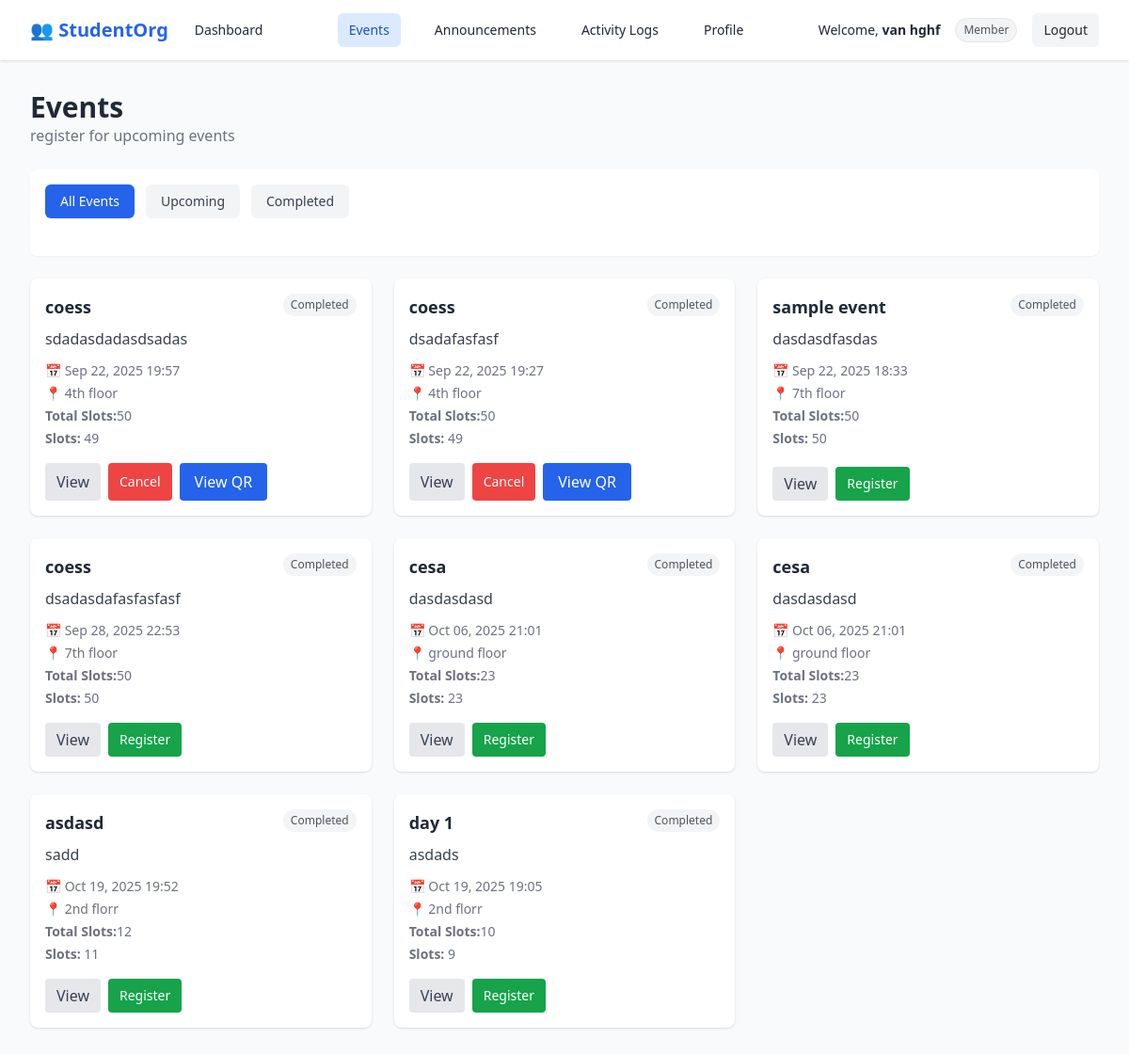
Before: /events/ (signed in) with the older database file.
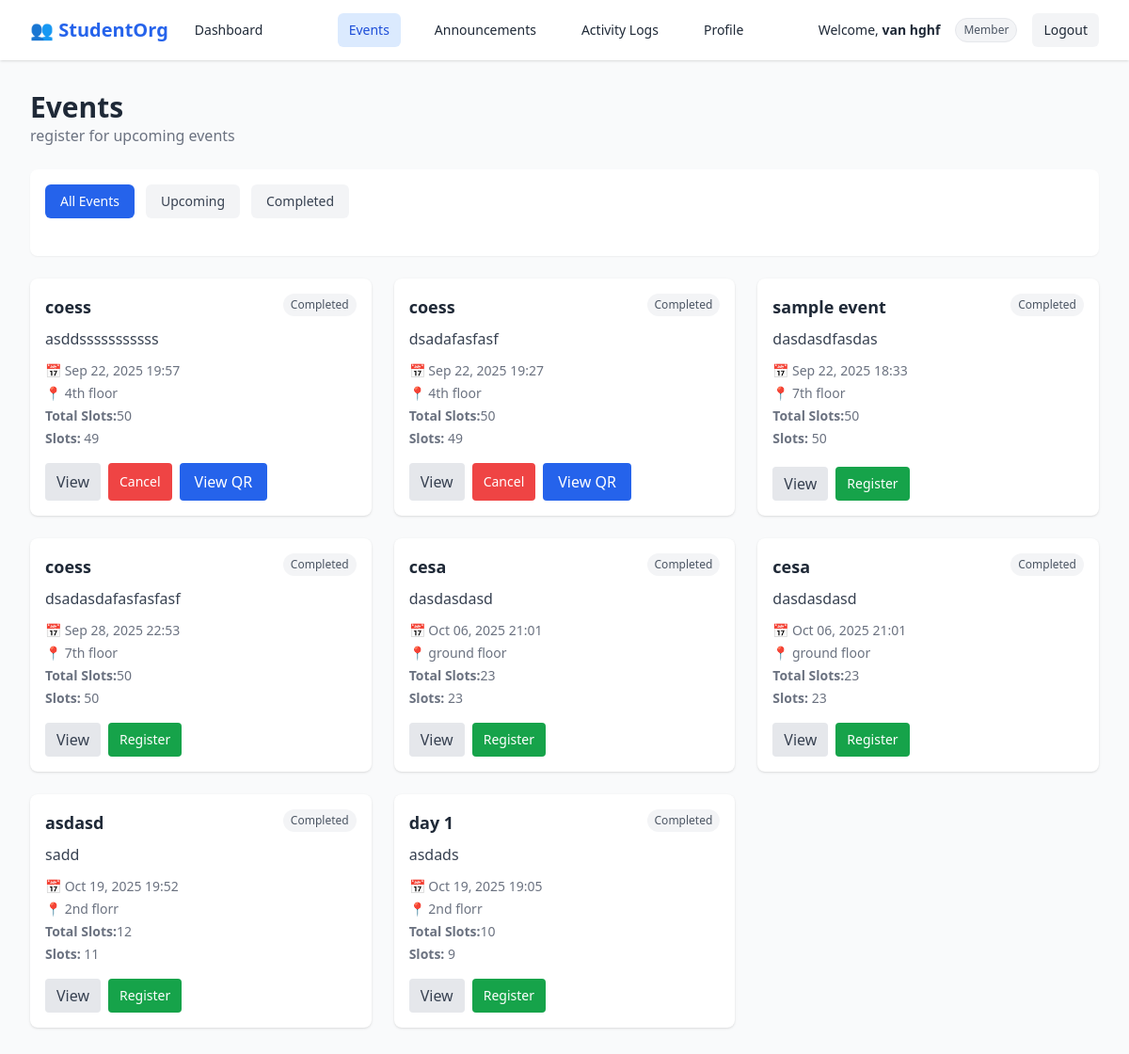
After: the same page with the newer database file.
### accounts/models.py (models this page shows, shortened)
class Event(models.Model):
    title = models.CharField(max_length=200)
    start_datetime = models.DateTimeField(default=timezone.now)
    end_datetime = models.DateTimeField(default=timezone.now)
    location = models.CharField(max_length=255, default="TBA")
    max_slots = models.PositiveIntegerField(default=200)
    description = models.TextField(blank=True, null=True)
    def slots_remaining(self):
        return self.max_slots - self.registrations.count()
    def total_registered(self):
        return self.registrations.count()
    def is_registered_by(self, user):
        return self.registrations.filter(user=user).exists()

### accounts/views.py (the view)
# urls.py: path("events/", views.event_list, name="event_list"),
@login_required
def event_list(request):
    filter_type = request.GET.get('filter', 'all')
    now = timezone.now()
    events = Event.objects.annotate(registered_count=Count('registrations'))
    if filter_type == 'upcoming':
        events = events.filter(start_datetime__gte=now)
    elif filter_type == 'completed':
        events = events.filter(end_datetime__lt=now)
    for e in events:
        e.registered = e.is_registered_by(request.user)
        e.form = EventForm(instance=e)
    return render(request, 'accounts/event_list.html', {
        "events": events,
        "now": now,
        "active_filter": filter_type,
    })

### accounts/templates/accounts/event_list.html (shortened to what this page needs)
{% extends 'accounts/base.html' %}
{% load static %}
{% block content %}
<div class="max-w-7xl mx-auto px-4 sm:px-6 lg:px-8 py-8">
  <h1 class="text-3xl font-bold text-gray-800 flex items-center gap-2">Events</h1>
  <p class="text-gray-500 mb-6">register for upcoming events</p>
  <div class="bg-white rounded-lg shadow-sm p-4 mb-6">
    <div class="flex items-center flex-wrap gap-3">
      <div class="flex gap-3 mb-6">
        <a href="?filter=all"
          class="px-4 py-2 rounded-md text-sm font-medium
          {% if active_filter == 'all' %}
            bg-blue-600 text-white
          {% else %}
          bg-gray-100 text-gray-700 hover:bg-gray-200
          {% endif %}">All Events
        </a>
        <a href="?filter=upcoming"
            class="px-4 py-2 rounded-md text-sm font-medium
            {% if active_filter == 'upcoming' %}
              bg-blue-600 text-white
            {% else %}
            bg-gray-100 text-gray-700 hover:bg-gray-200
            {% endif %}">Upcoming
        </a>
        <a href="?filter=completed"
            class="px-4 py-2 rounded-md text-sm font-medium
            {% if active_filter == 'completed' %}
              bg-blue-600 text-white
            {% else %}
            bg-gray-100 text-gray-700 hover:bg-gray-200
            {% endif %}">Completed
        </a>
    </div>
  </div>
</div>
  <div class="grid grid-cols-1 sm:grid-cols-2 lg:grid-cols-3 gap-6">
    {% for event in events %}
    <div class="bg-white rounded-lg shadow p-4 flex flex-col justify-between">
      <div>
        <div class="flex justify-between items-start mb-2">
          <h3 class="text-lg font-semibold">{{ event.title }}</h3>
          {% if event.start_datetime > now %}
          <span class="text-green-700 bg-green-50 px-2 py-1 rounded-full text-xs">Upcoming</span>
          {% else %}
          <span class="text-gray-600 bg-gray-100 px-2 py-1 rounded-full text-xs">Completed</span>
          {% endif %}
        </div>
        <p class="text-gray-700 line-clamp-3 mb-3">{{ event.description }}</p>
        <div class="text-sm text-gray-500 space-y-1">
          <div>📅 {{ event.start_datetime|date:"M d, Y H:i" }} </div>
          <div>📍 {{ event.location }}</div>
          <div><strong>Total Slots:</strong>{{ event.max_slots }}</div>
          <div><strong>Slots:</strong> {{ event.slots_remaining }}</div>
        </div>
      </div>
      <div class="mt-4 flex flex-wrap gap-2">
        <button onclick="openModal('modalView{{ event.id }}')"
           class="px-3 py-1 bg-gray-200 text-gray-700 rounded hover:bg-gray-300 modal-open">View</button>
        {% if user.member.role in "admin superadmin" %}
        <a href="{% url 'accounts:attendance_report' event.id %}">
          <button class="px-3 py-1 bg-gray-200 text-gray-700 rounded hover:bg-gray-300">Report</button>
        </a>
        {% else %}
        {% if event.registered %}
        <button onclick="openModal('modalCancel{{ event.id }}')"
          class="bg-red-500 hover:bg-red-700 text-white px-3 py-2 rounded text-sm">Cancel</button>
        {% elif event.slots_remaining > 0 %}
        <button onclick="openModal('modalRegister{{ event.id }}')"
          class="bg-green-600 hover:bg-green-700 text-white px-3 py-2 rounded text-sm">Register</button>
        {% endif %}
        {% endif %}
        {% if event.registered %}
      <a href="{% url 'accounts:view_qr' event.id %}"
     class="px-4 py-2 bg-blue-600 text-white rounded hover:bg-blue-700">
     View QR
  </a>
{% endif %}
      </div>
    </div>
    {% endfor %}
  </div>
</div>
{% endblock %}

Changed rows visible on the page:
changed Event: description "sdadasdadasdsadas" → "asddsssssssssss"
